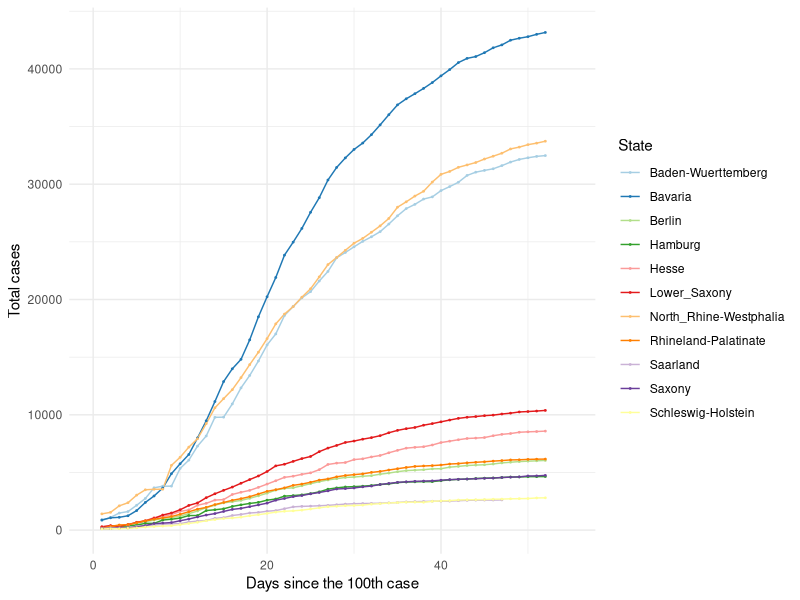
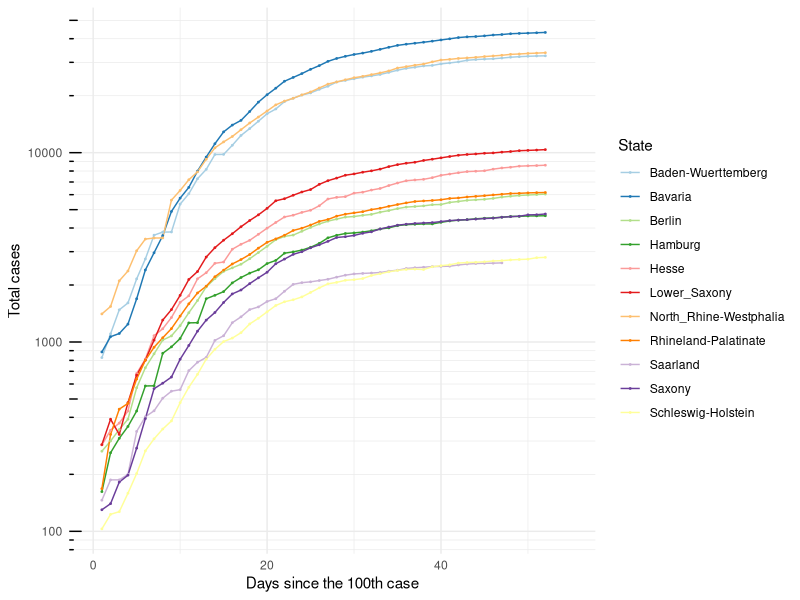
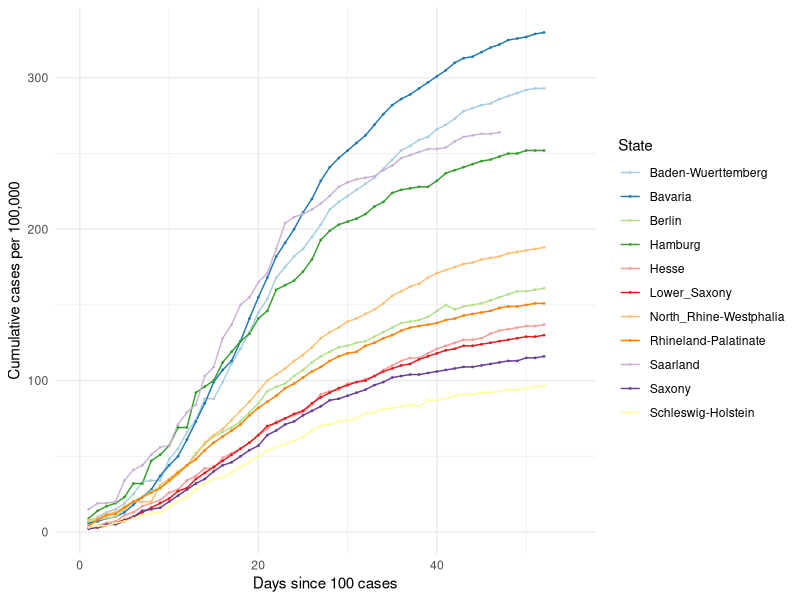
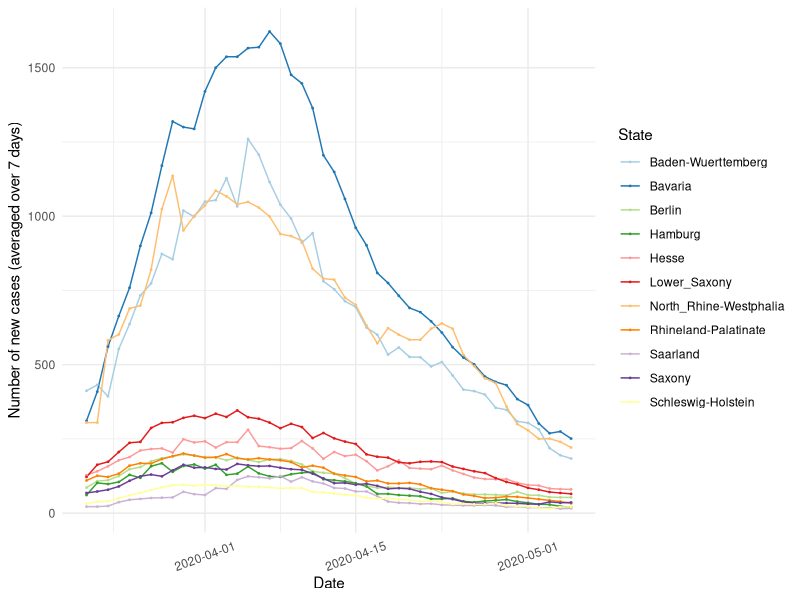
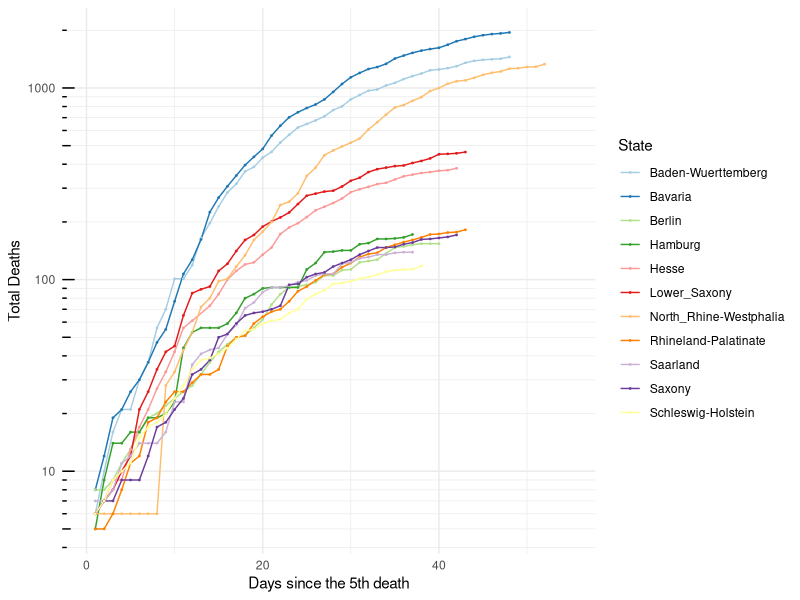
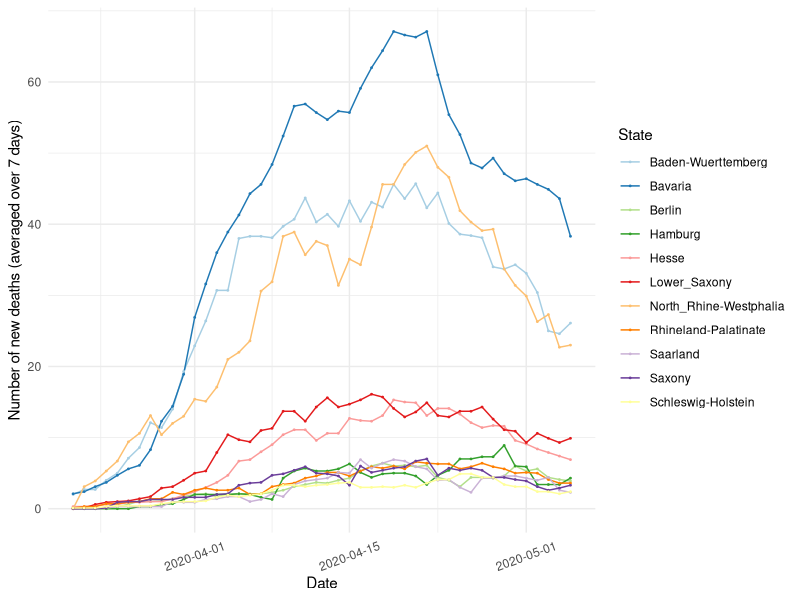

Reproduce these figures in R, in order.
## ---- chunk 1

knitr::opts_chunk$set(echo=TRUE, collapse = TRUE)

libload<-function(...) {
    libs<-unlist(list(...))
    req<-unlist(lapply(libs,require,character.only=TRUE))
    need<-libs[req==FALSE]
    if(length(need)>0){ 
        install.packages(need, repos = "https://ftp.fau.de/cran/")
        lapply(need, require, character.only=TRUE)
    }
}
packages <- c("data.table", "ggplot2", "dplyr", "stats", "RColorBrewer", "readr", "here", "scales")
libload(packages)


`%notin%` <- function(x,y) !(x %in% y) 
cumulative.cases <- read_csv(here("static", "data", "Germany10States.csv"))


## ---- chunk 2

## 10 States with the highest cumulative cases ##
#################################################

states.filter <- cumulative.cases[cumulative.cases$Days_100 >= 0,]
states.sel <- unique(states.filter$State)

# Choose all the data points for the selected countries starting from Days_100 > 0
states.final <- states.filter[states.filter$State %in% states.sel & states.filter$Days_100 > 0,]

# Plot 1 == Linear scale for total number of cases
cum.plot <- ggplot(data=states.final, aes(x=Days_100, y=Total_Cases, group=State, color=State)) +
            geom_line() + geom_point(size = 0.3) + scale_color_brewer(palette = 'Paired') +
            scale_x_continuous('Days since the 100th case', limits=c(0,55)) + scale_y_continuous("Total cases") + 
            #ggtitle('Linear scale') +
            theme_minimal()

print(cum.plot) 

## ---- chunk 3

## Logarithmic scale ##
#######################

base_breaks <- function(n = 10){
  function(x) {
    axisTicks(log10(range(x, na.rm = TRUE)), log = TRUE, n = n)
  }
}

logbreaks <- 10^(-10:10)
logminor_breaks <- rep(1:9, 21)*(10^rep(-10:10, each=9))

cum.plot2 <- ggplot(data=states.final, aes(x=Days_100, y=Total_Cases, group=State, color=State)) +
  geom_line() + geom_point(size=0.3) + scale_color_brewer(palette = 'Paired') +
  scale_x_continuous(name='Days since the 100th case', limits=c(0,55)) + 
  scale_y_continuous(name="Total cases", trans = 'log10', breaks = logbreaks, minor_breaks = logminor_breaks) +
  annotation_logticks(sides="l") + 
  #ggtitle('Logarithmic scale') +
  theme_minimal()

print(cum.plot2)

## ---- chunk 4

# Plot 1 == Linear scale for total number of cases
per100.plot <- ggplot(data=states.final, aes(x=Days_100, y=Per100, group=State, color=State)) +
            geom_line() + geom_point(size = 0.3) + scale_color_brewer(palette = 'Paired') +
            scale_x_continuous('Days since 100 cases', limits=c(0,55)) + scale_y_continuous("Cumulative cases per 100,000") + 
            #ggtitle('Linear scale') +
            theme_minimal()

print(per100.plot)

## ---- chunk 5
#new.cases <- read_csv(here("static", "data", "GermanyNewCases10States.csv"))

new7days <- states.final[states.final$Avg_7days > 0,]
new7days$Dates <- as.Date(new7days$Dates)

newcase7.plot <- ggplot(data=new7days, aes(x=Dates, y=Avg_7days, group=State, color=State)) +
            geom_line() + geom_point(size = 0.3) + scale_color_brewer(palette = 'Paired') +
            scale_x_date(name='Date', labels=date_format('%Y-%m-%d')) + 
            scale_y_continuous(name="Number of new cases (averaged over 7 days)") + 
            #ggtitle('Linear scale') +
            theme_minimal() + theme(axis.text.x = element_text(angle=20, hjust=0.5, vjust=0.5))

print(newcase7.plot)
 
## ---- chunk 6
#num.deaths <- read_csv(here("static", "data", "GermanyTotalDeaths10States.csv"))

# Choose all the data points for the selected countries starting from Days_5 > 0
deaths.final <- states.final[states.final$DeathsDays_5 > 0,]

# Plot 1 == Linear scale for total number of cases
deaths.plot <- ggplot(data=deaths.final, aes(x=DeathsDays_5, y=Deaths, group=State, color=State)) +
   geom_line() + geom_point(size = 0.3) + scale_color_brewer(palette = 'Paired') +
   scale_x_continuous('Days since the 5th death', limits=c(0,55)) + 
   scale_y_continuous("Total Deaths", trans = 'log10', breaks = logbreaks, 
                      minor_breaks = logminor_breaks) +
   annotation_logticks(sides="l") + 
   #ggtitle('Linear scale') +
   theme_minimal()

print(deaths.plot)

## ---- chunk 7
#new.cases <- read_csv(here("static", "data", "GermanyNewCases10States.csv"))

states.final$Dates <- as.Date(states.final$Dates)
death7days <- states.final
death7days <- death7days[death7days$Dates > as.Date('2020-03-20'),]

death7days.plot <- ggplot(data=death7days, aes(x=Dates, y=Death_7days, group=State, color=State)) +
            geom_line() + geom_point(size = 0.3) + scale_color_brewer(palette = 'Paired') +
            scale_x_date(name='Date', labels=date_format('%Y-%m-%d')) + 
            scale_y_continuous(name="Number of new deaths (averaged over 7 days)") + 
            #ggtitle('Linear scale') +
            theme_minimal() + theme(axis.text.x = element_text(angle=20, hjust=0.5, vjust=0.5))

print(death7days.plot)
 
